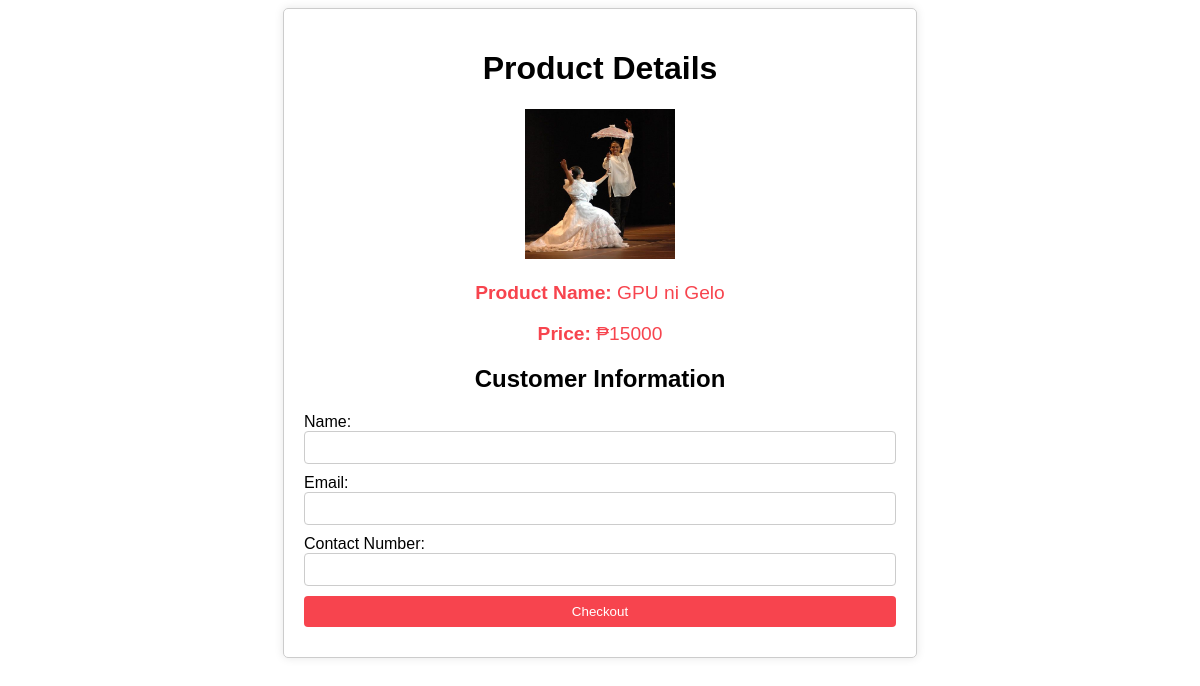
The app's page /order.php?product_id=2 with its own data.
### tables this page shows
CREATE TABLE `product` (
  `product_id` int(11) NOT NULL,
  `product_name` varchar(255) NOT NULL,
  `product_image` blob NOT NULL,
  `price` int(255) NOT NULL
);

### order.php (the view, shortened to what this page needs)
<?php
include_once "admin_panel/config/dbconnect.php";
?>
<!DOCTYPE html>
<html>
<head>
</head>
<body>
    <div class="container">
        <?php
        if (isset($_GET['product_id']) && is_numeric($_GET['product_id'])) {
            $product_id = $_GET['product_id'];
            $sql = "SELECT * FROM product WHERE product_id = $product_id";
            $result = $conn->query($sql);
            if ($result && $result->num_rows > 0) {
                $row = $result->fetch_assoc();
        ?>
                <h1>Product Details</h1>
                <img src="<?php echo str_replace('./uploads/', 'admin_panel/uploads/', $row['product_image']); ?>" width="150" height="150">
                <p style="color: #f7444e; font-size: larger;"><strong>Product Name:</strong> <?php echo $row["product_name"]; ?></p>
                <p style="color: #f7444e; font-size: larger;"><strong>Price:</strong> ₱<?php echo $row["price"]; ?></p>
                <h2>Customer Information</h2>
                <form action="checkout.php" method="post">
                    <label for="name">Name:</label><br>
                    <input type="text" id="name" name="name" required><br>
                    <label for="email">Email:</label><br>
                    <input type="email" id="email" name="email" required><br>
                    <label for="contact">Contact Number:</label><br>
                    <input type="text" id="contact" name="contact" inputmode="numeric" required><br>
                    <input type="submit" value="Checkout">
                </form>
        <?php
            } else {
                echo "Product not found.";
            }
        } else {
            echo "Invalid product ID.";
        }
        ?>
    </div>
</body>
</html>

### order.php (style rules this page uses)
body { font-family: Arial, sans-serif; text-align: center; }
.container { margin: 0 auto; width: 50%; padding: 20px; border: 1px solid #ccc; border-radius: 5px; box-shadow: 0 0 10px rgba(0, 0, 0, 0.1); }
form { text-align: left; }
input[type="text"], input[type="email"], input[type="contact"], input[type="submit"] { width: 100%; margin-bottom: 10px; padding: 8px; border: 1px solid #ccc; border-radius: 4px; box-sizing: border-box; }
input[type="submit"] { background-color: #f7444e; color: white; border: none; cursor: pointer; }

### records on screen
product: product_image (picture), product_name "GPU ni Gelo", price "15000"
